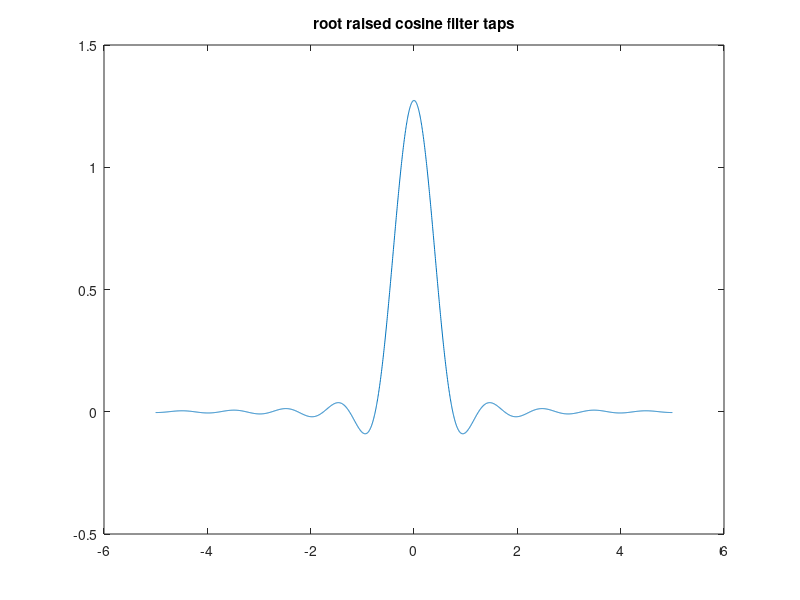
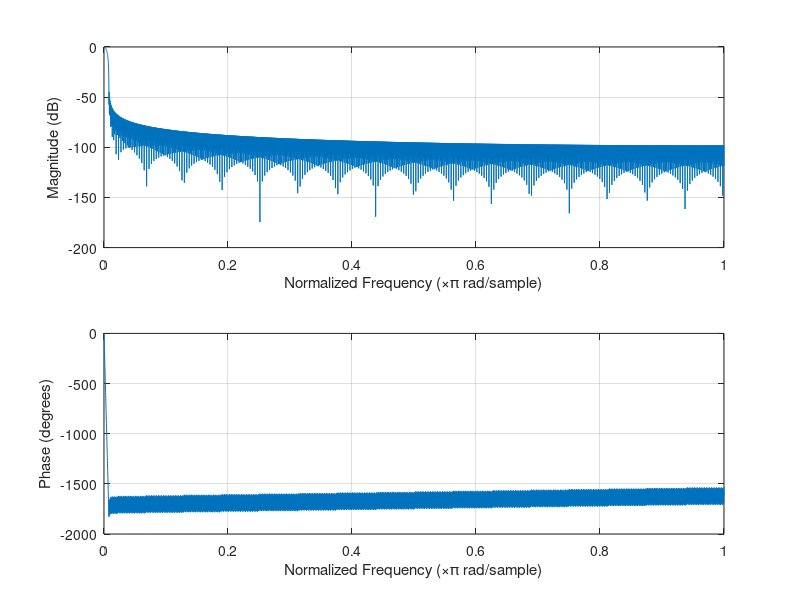

Write MATLAB code to recreate these figures, in order.
clc;
clear all;
close all;

%Three types of equations used:
% -Equation from https://en.wikipedia.org/wiki/Root-raised-cosine_filter

%Parameters
nb_sample = 2^8-1;
Fsymb = 1;
Fsamp = 4*64;
roll_off = 1;

%Init
Ts=1/Fsymb;
Tsamp=1/Fsamp;
t=(-5:Tsamp:5);

%Filter coefficients
h_zero = 1/Ts*(1+roll_off*(4/pi-1));
h_Ts_4_roll_off = roll_off/Ts/sqrt(2) * [(1+2/pi) * sin(pi/4/roll_off) + (1-2/pi) * cos(pi/4/roll_off)];
h= 1/Ts * (sin(pi*t/Ts*(1-roll_off)) + 4*roll_off*t/Ts.*cos(pi*t/Ts*(1+roll_off))) ./ (pi * t/Ts .* [1-(4*roll_off*t/Ts).^2]);

%Replace the h_zero
for k=1:length(t)
  if t(k)==0
    h(k)=h_zero;
  endif
end;


%Replace the h_Ts_4_roll_off
for k=1:length(t)
  if t(k)==Ts/4/roll_off
    h(k)=h_Ts_4_roll_off;
    printf('found h_Ts_4_roll_off\n');
  endif
  if t(k)==-Ts/4/roll_off
    h(k)=h_Ts_4_roll_off;
    printf('-found h_Ts_4_roll_off\n');
  endif
end;

%Plot the taps
figure(1);
x_axis = t;
plot(x_axis,h);
title('root raised cosine filter taps');

%Compensate the gain
resp=20*log10(abs(freqz(h,1,512)));
max_resp=max(resp);
h=h/10^(max_resp/20);

%plot the response
figure(2);
freqz(h,1,512);

%Save taps
fid=fopen('taps.txt','w');
fprintf(fid,'%f\n',h);
fclose(fid);

##sqrt(Tsamp);
